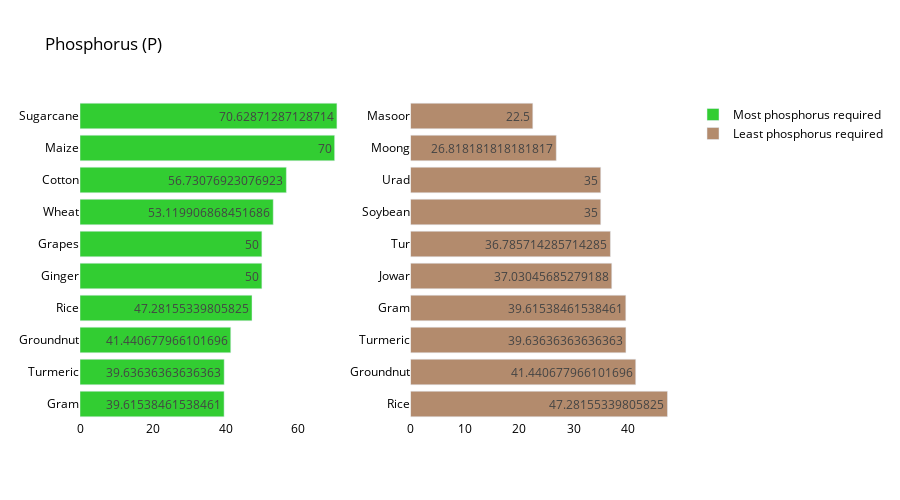

This figure's notebook cell:
### Code cell
crop_summary_P = crop_summary.sort_values(by='Phosphorus', ascending=False)
  
fig = make_subplots(rows=1, cols=2)

top = {
    'y' : crop_summary_P['Phosphorus'][0:10].sort_values().index,
    'x' : crop_summary_P['Phosphorus'][0:10].sort_values()
}

last = {
    'y' : crop_summary_P['Phosphorus'][-10:].index,
    'x' : crop_summary_P['Phosphorus'][-10:]
}

fig.add_trace(
    go.Bar(top,
           name="Most phosphorus required",
           marker_color=random.choice(colorarr),
           orientation='h',
          text=top['x']),
    
    row=1, col=1
)

fig.add_trace(
    go.Bar(last,
           name="Least phosphorus required",
           marker_color=random.choice(colorarr),
           orientation='h',
          text=last['x']),
    row=1, col=2
)
fig.update_traces(texttemplate='%{text}', textposition='inside')
fig.update_layout(title_text="Phosphorus (P)",
                  plot_bgcolor='white',
                  font_size=12, 
                  font_color='black',
                 height=500)

fig.update_xaxes(showgrid=False)
fig.update_yaxes(showgrid=False)
fig.show()

### Figure 1 — Plotly figure (JSON) as saved in the notebook; plotly's stock layout.template omitted (floating-point values rounded to 4 significant figures)
{"data": [{"marker": {"color": "#32cd32"}, "name": "Most phosphorus required", "orientation": "h", "text": [39.62, 39.64, 41.44, 47.28, 50, 50, 53.12, 56.73, 70, 70.63], "textposition": "inside", "texttemplate": "%{text}", "type": "bar", "x": [39.62, 39.64, 41.44, 47.28, 50, 50, 53.12, 56.73, 70, 70.63], "xaxis": "x", "y": ["Gram", "Turmeric", "Groundnut", "Rice", "Ginger", "Grapes", "Wheat", "Cotton", "Maize", "Sugarcane"], "yaxis": "y"}, {"marker": {"color": "#B38b6d"}, "name": "Least phosphorus required", "orientation": "h", "text": [47.28, 41.44, 39.64, 39.62, 37.03, 36.79, 35, 35, 26.82, 22.5], "textposition": "inside", "texttemplate": "%{text}", "type": "bar", "x": [47.28, 41.44, 39.64, 39.62, 37.03, 36.79, 35, 35, 26.82, 22.5], "xaxis": "x2", "y": ["Rice", "Groundnut", "Turmeric", "Gram", "Jowar", "Tur", "Soybean", "Urad", "Moong", "Masoor"], "yaxis": "y2"}], "layout": {"font": {"color": "black", "size": 12}, "height": 500, "plot_bgcolor": "white", "title": {"text": "Phosphorus (P)"}, "xaxis": {"anchor": "y", "domain": [0, 0.45], "showgrid": false}, "xaxis2": {"anchor": "y2", "domain": [0.55, 1], "showgrid": false}, "yaxis": {"anchor": "x", "domain": [0, 1], "showgrid": false}, "yaxis2": {"anchor": "x2", "domain": [0, 1], "showgrid": false}}}
